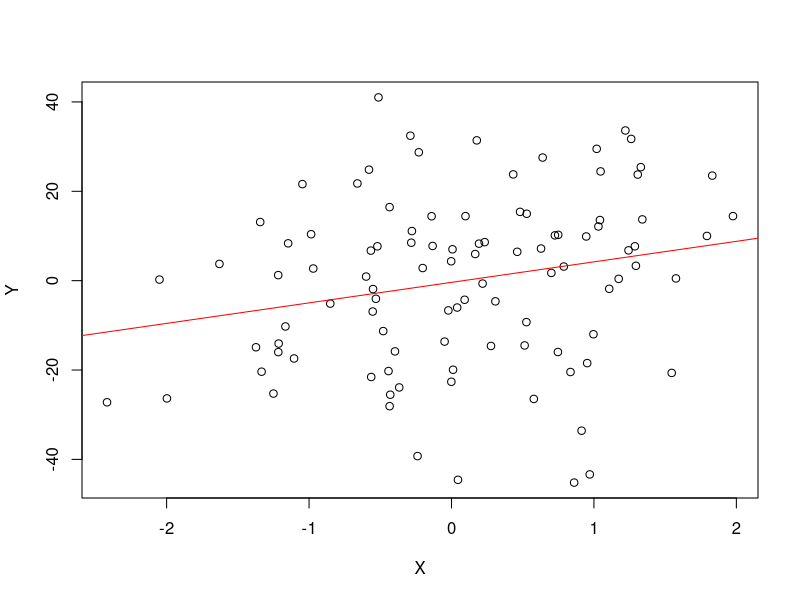
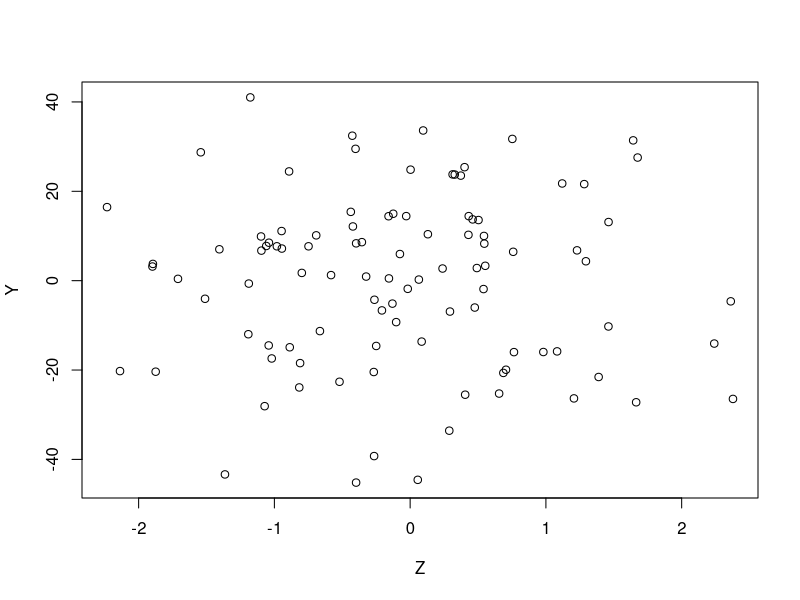

The R source for these figures, in order:
# Can always add variables to increase R2
# Let's run a quick experiment

set.seed(23)

X <- rnorm(100) # Create random data
M <- 5
E <- 20 * rnorm(100)
Y <- M * X + E

m1 <- lm(Y~X) # Fit a linear regression model
summary(m1) # R2 = .05141

plot(Y~X)
abline(m1, col='red')

Z <- rnorm(100) # Totally uninformative predictor
plot(Y~Z)

m2 <- lm(Y~X+Z)
summary(m2) # R-squared increased to .05146

